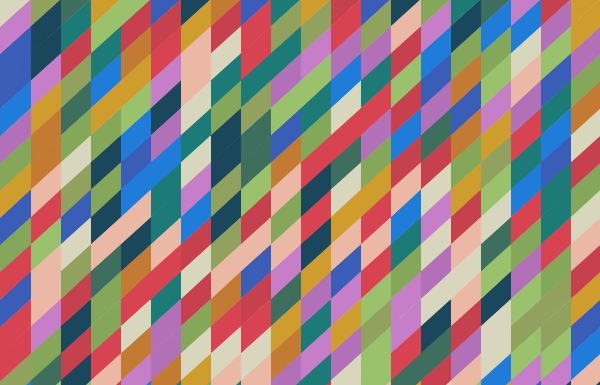
Frame 1 (no input)
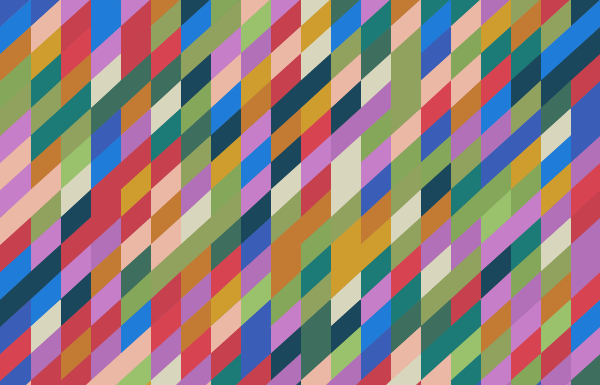
Frame 60 (the mouse pressed at the canvas centre just before this capture)
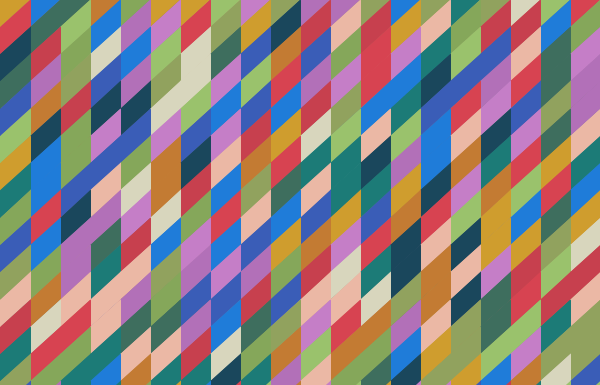
Frame 120 (the mouse held since frame 60 and released just before this capture)

The Processing sketch that drew these frames (run headless with seeded random() and noise(); from frame 60 on, the mouse is pressed at the canvas centre):

// Processing sketch: fete_static
// ── fete_static.pde
float column_width;
float row_width;

void setup(){
  size(600,385);
  column_width = 600.0/10.0;
  row_width = 600/11.0;
  background(255);


}

int[] getColours(){

    int[][] colours = { {199,64,78},
                        {28,123,119},
                        {178,112,184},
                        {207,157,46},
                        {145,162,94},
                        {58,93,183},
                        {197,126,199},
                        {26,71,92},
                        {195,123,51},
                        {133,167,90},
                        {216,214,189},
                        {31,124,217},
                        {215,67,81},
                        {154,194,108},
                        {235,184,165},
                        {62,110,94},
                        {103,169,255}
                      };
  
  return colours[int(random(0,colours.length -1))];
}

void draw(){
  for (float y = 0.0; y < 60.0; y +=0.5){
    for(int column = 0; column < 600; column += column_width/2.0){
      int[] colours = getColours();
      fill(colours[0], colours[1], colours[2]);
      stroke(colours[0], colours[1], colours[2]);
      quad(column, y*row_width,
           column, y*row_width + row_width/2.0,
           column + column_width/2.0, y*row_width,
           column + column_width/2.0, y*row_width - row_width/2.0);
    }
  }
}
